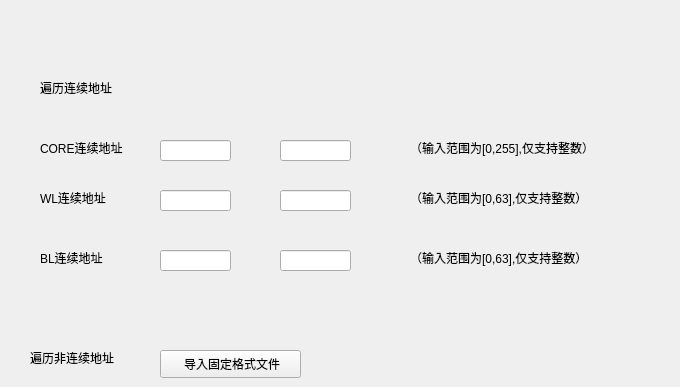
    <widget class="QWidget" name="tab_50">
     <attribute name="title">
      <string>地址范围</string>
     </attribute>
     <widget class="QLabel" name="label_1372">
      <property name="geometry">
       <rect>
        <x>30</x>
        <y>350</y>
        <width>111</width>
        <height>16</height>
       </rect>
      </property>
      <property name="text">
       <string>遍历非连续地址</string>
      </property>
     </widget>
     <widget class="QPushButton" name="pushButton_15">
      <property name="geometry">
       <rect>
        <x>160</x>
        <y>350</y>
        <width>141</width>
        <height>28</height>
       </rect>
      </property>
      <property name="text">
       <string> 导入固定格式文件</string>
      </property>
     </widget>
     <widget class="QLabel" name="label_712">
      <property name="geometry">
       <rect>
        <x>40</x>
        <y>140</y>
        <width>101</width>
        <height>16</height>
       </rect>
      </property>
      <property name="text">
       <string>CORE连续地址</string>
      </property>
     </widget>
     <widget class="QLineEdit" name="lineEdit_520">
      <property name="geometry">
       <rect>
        <x>280</x>
        <y>250</y>
        <width>71</width>
        <height>21</height>
       </rect>
      </property>
     </widget>
     <widget class="QLineEdit" name="lineEdit_250">
      <property name="geometry">
       <rect>
        <x>160</x>
        <y>190</y>
        <width>71</width>
        <height>21</height>
       </rect>
      </property>
     </widget>
     <widget class="QLineEdit" name="lineEdit_521">
      <property name="geometry">
       <rect>
        <x>280</x>
        <y>190</y>
        <width>71</width>
        <height>21</height>
       </rect>
      </property>
     </widget>
     <widget class="QLineEdit" name="lineEdit_522">
      <property name="geometry">
       <rect>
        <x>280</x>
        <y>140</y>
        <width>71</width>
        <height>21</height>
       </rect>
      </property>
     </widget>
     <widget class="QLabel" name="label_713">
      <property name="geometry">
       <rect>
        <x>410</x>
        <y>250</y>
        <width>261</width>
        <height>16</height>
       </rect>
      </property>
      <property name="text">
       <string>（输入范围为[0,63],仅支持整数）</string>
      </property>
     </widget>
     <widget class="QLabel" name="label_714">
      <property name="geometry">
       <rect>
        <x>410</x>
        <y>140</y>
        <width>261</width>
        <height>16</height>
       </rect>
      </property>
      <property name="text">
       <string>（输入范围为[0,255],仅支持整数）</string>
      </property>
     </widget>
     <widget class="QLineEdit" name="lineEdit_523">
      <property name="geometry">
       <rect>
        <x>160</x>
        <y>250</y>
        <width>71</width>
        <height>21</height>
       </rect>
      </property>
     </widget>
     <widget class="QLabel" name="label_715">
      <property name="geometry">
       <rect>
        <x>40</x>
        <y>250</y>
        <width>91</width>
        <height>16</height>
       </rect>
      </property>
      <property name="text">
       <string>BL连续地址</string>
      </property>
     </widget>
     <widget class="QLabel" name="label_1373">
      <property name="geometry">
       <rect>
        <x>410</x>
        <y>190</y>
        <width>261</width>
        <height>16</height>
       </rect>
      </property>
      <property name="text">
       <string>（输入范围为[0,63],仅支持整数）</string>
      </property>
     </widget>
     <widget class="QLabel" name="label_1374">
      <property name="geometry">
       <rect>
        <x>40</x>
        <y>190</y>
        <width>81</width>
        <height>16</height>
       </rect>
      </property>
      <property name="text">
       <string>WL连续地址</string>
      </property>
     </widget>
     <widget class="QLineEdit" name="lineEdit_524">
      <property name="geometry">
       <rect>
        <x>160</x>
        <y>140</y>
        <width>71</width>
        <height>21</height>
       </rect>
      </property>
     </widget>
     <widget class="QLabel" name="label_716">
      <property name="geometry">
       <rect>
        <x>40</x>
        <y>80</y>
        <width>91</width>
        <height>16</height>
       </rect>
      </property>
      <property name="text">
       <string>遍历连续地址</string>
      </property>
     </widget>
    </widget>
